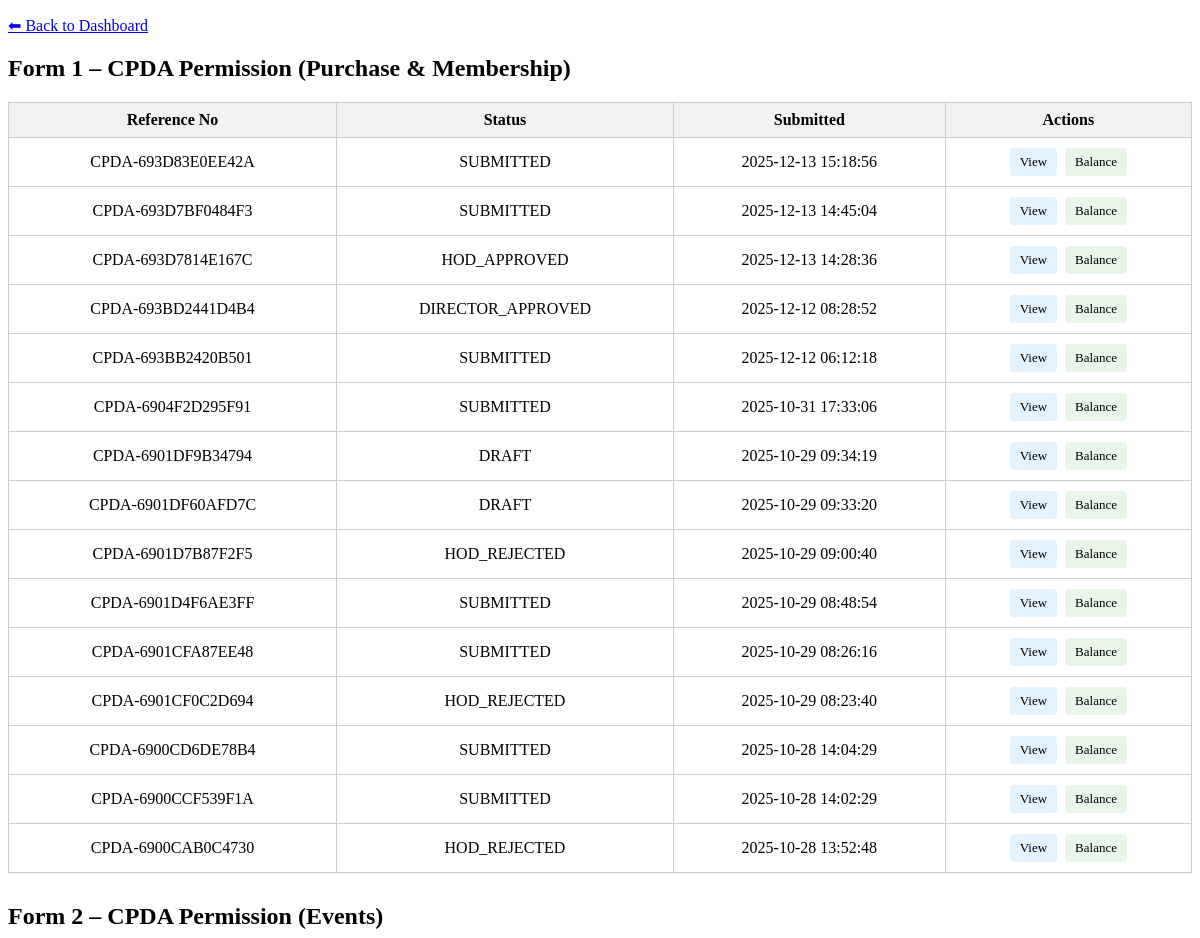
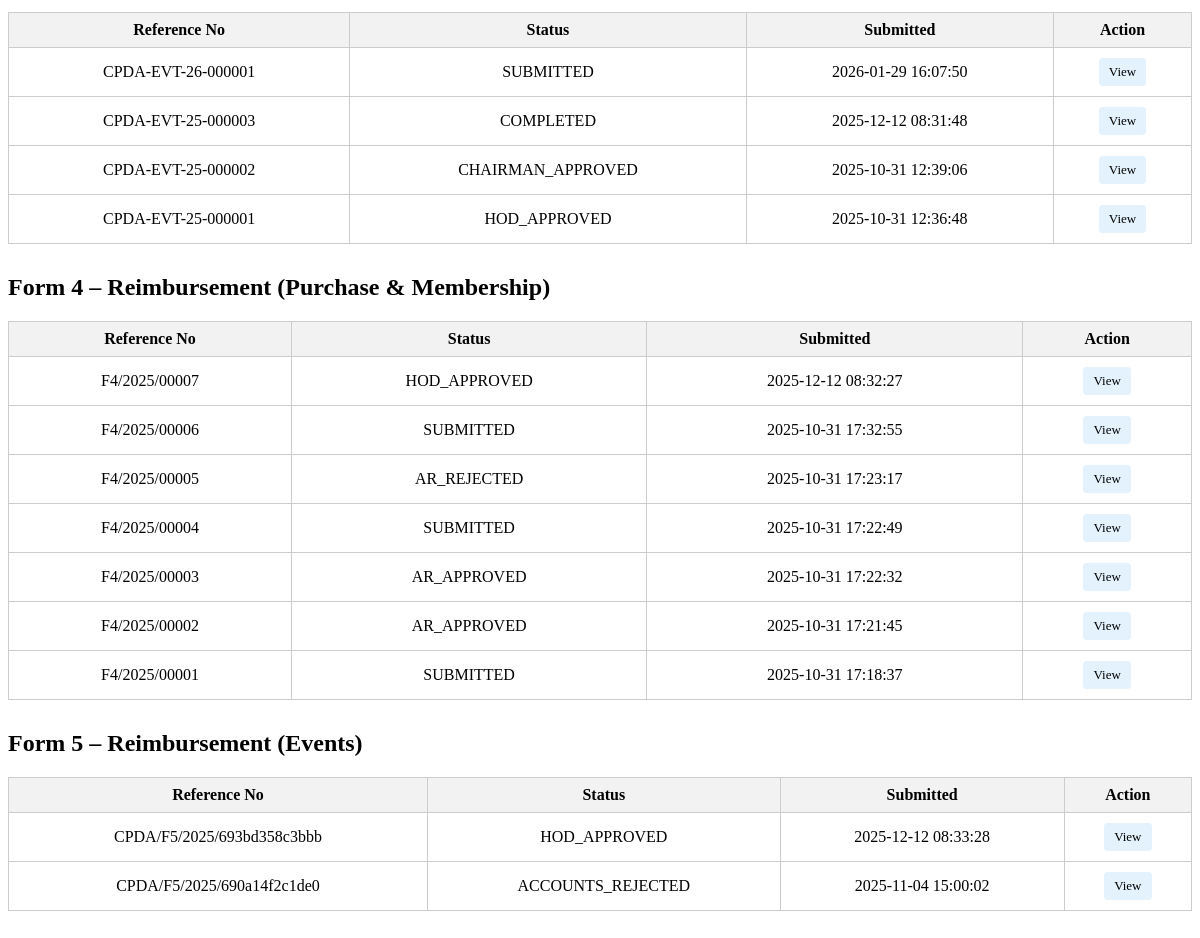
Before: /views/faculty_application_history.php (signed in) with the older database file (2 pictures, top to bottom).
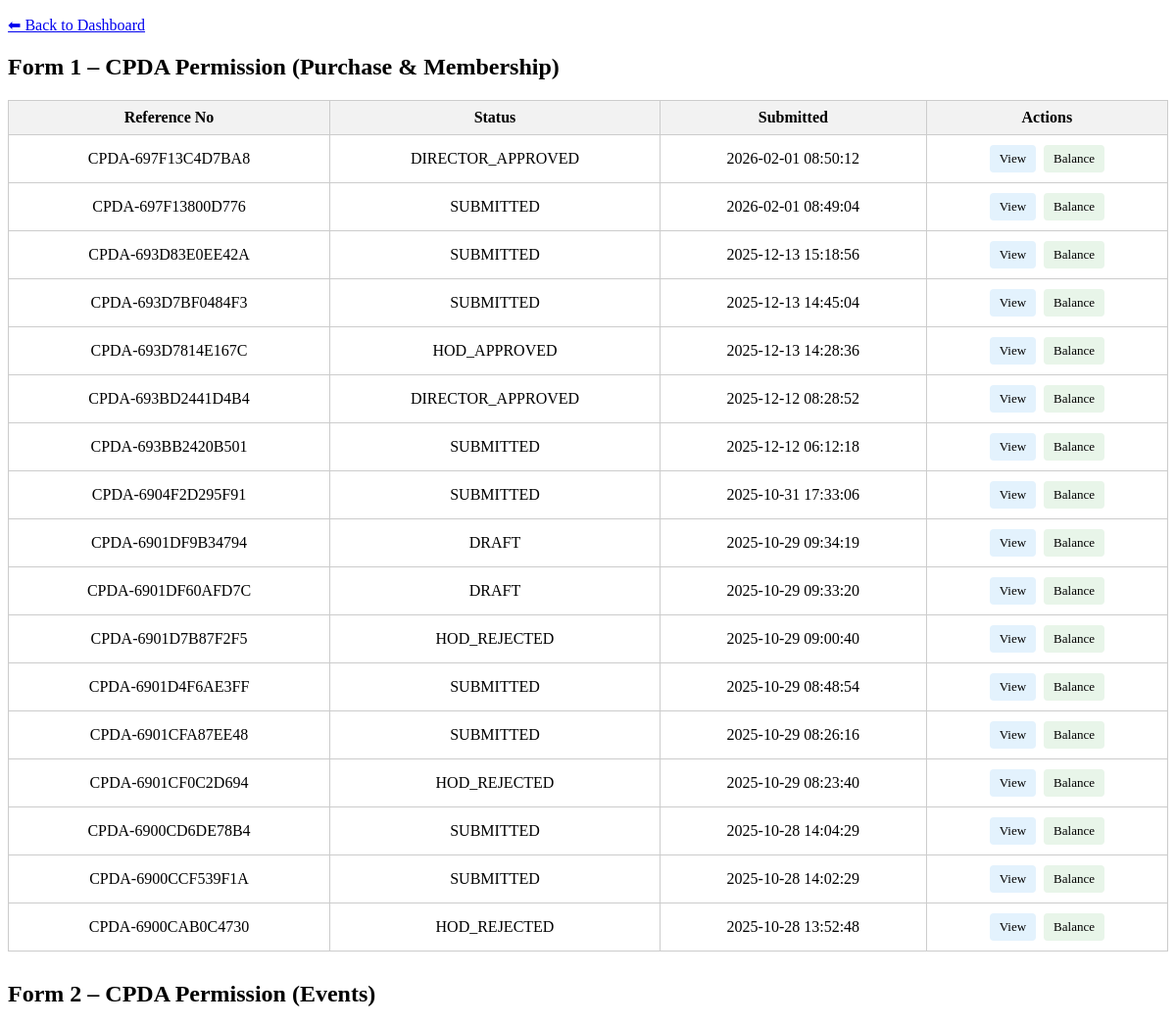
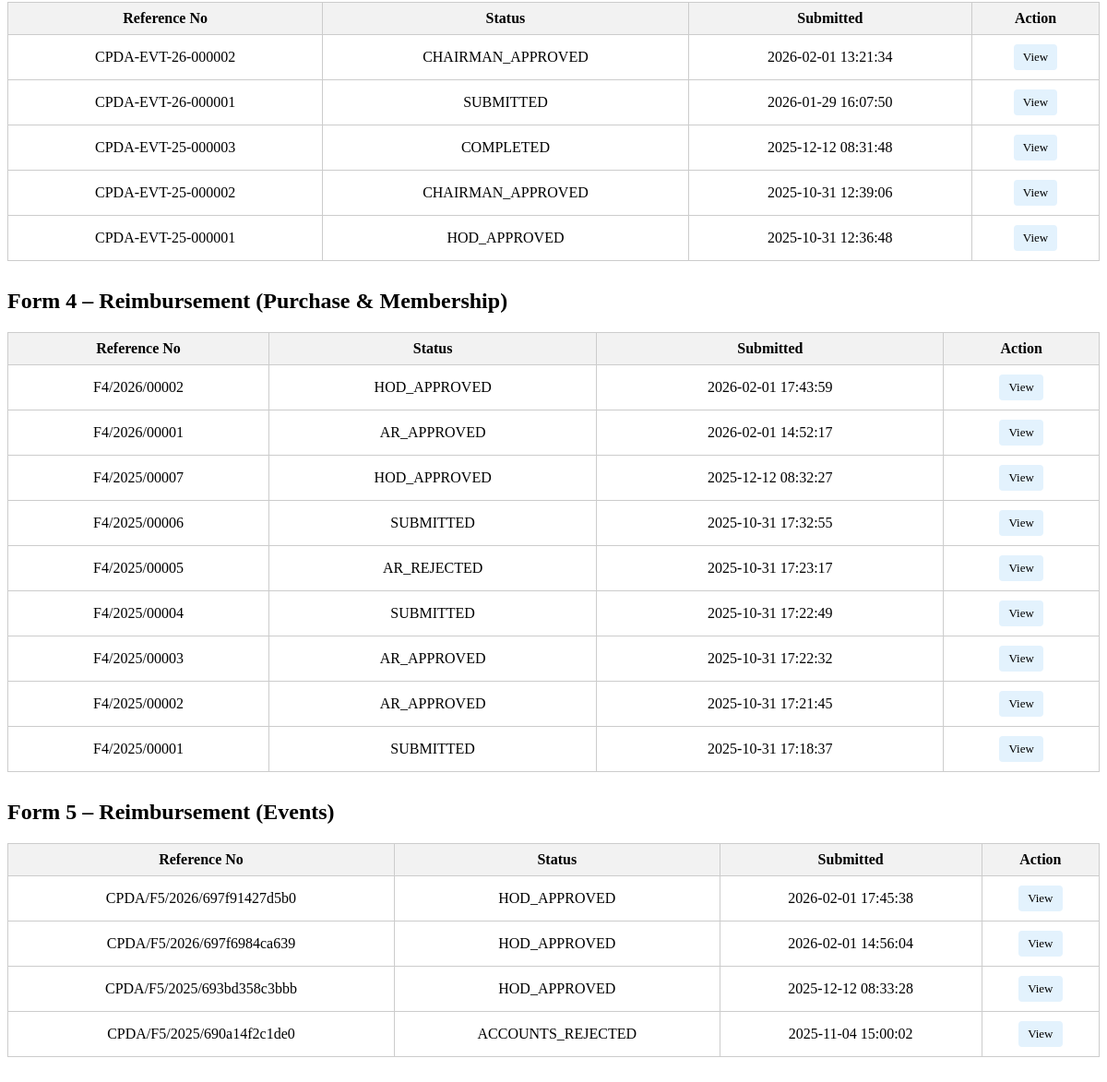
After: the same page with the newer database file (2 pictures, top to bottom).
### tables this page shows
CREATE TABLE `cpda_applications` (
  `application_id` int(11) NOT NULL,
  `ref_number` varchar(100) DEFAULT NULL,
  `dated` date DEFAULT NULL,
  `employee_code` varchar(50) NOT NULL,
  `faculty_name` varchar(200) NOT NULL,
  `email` varchar(100) DEFAULT NULL,
  `mobile_number` varchar(15) DEFAULT NULL,
  `designation` varchar(100) DEFAULT NULL,
  `department` varchar(100) DEFAULT NULL,
  `pay_level` varchar(50) DEFAULT NULL,
  `date_of_joining` date DEFAULT NULL,
  `purpose_of_purchase` text DEFAULT NULL,
  `technical_specification` text DEFAULT NULL,
  `source_of_information` text DEFAULT NULL,
  `remarks` text DEFAULT NULL,
  `applicant_signature_date` datetime DEFAULT NULL,
  `status` enum('DRAFT','SUBMITTED','HOD_APPROVED','HOD_REJECTED','ACCOUNTS_APPROVED','ACCOUNTS_REJECTED','DFW_APPROVED','DFW_REJECTED','DIRECTOR_APPROVED','DIRECTOR_REJECTED','COMPLETED') DEFAULT 'DRAFT',
  `pda_block_start_year` int(11) DEFAULT NULL,
  `pda_block_end_year` int(11) DEFAULT NULL,
  `created_at` timestamp NOT NULL DEFAULT current_timestamp(),
  `updated_at` timestamp NOT NULL DEFAULT current_timestamp() ON UPDATE current_timestamp(),
  `current_stage` enum('HOD_REVIEW','DA_REVIEW','ASS_REVIEW','DFW_REVIEW','DIRECTOR_REVIEW','COMPLETED') DEFAULT NULL
);

CREATE TABLE `cpda_event_applications` (
  `application_id` int(11) NOT NULL,
  `ref_number` varchar(50) NOT NULL,
  `employee_code` int(11) NOT NULL,
  `faculty_name` varchar(255) NOT NULL,
  `designation_hag` tinyint(1) DEFAULT 0,
  `designation_professor` tinyint(1) DEFAULT 0,
  `designation_associate_professor` tinyint(1) DEFAULT 0,
  `designation_assistant_professor` tinyint(1) DEFAULT 0,
  `pay_level` varchar(20) NOT NULL,
  `department` varchar(255) NOT NULL,
  `location` enum('national','international') NOT NULL DEFAULT 'national',
  `date_of_joining` date NOT NULL,
  `nature_of_event` varchar(255) NOT NULL,
  `title_of_event` text NOT NULL,
  `period_of_event` varchar(255) NOT NULL,
  `working_days_involved` int(11) NOT NULL,
  `venue_of_event` text NOT NULL,
  `paper_title` text DEFAULT NULL,
  `paper_authors` text DEFAULT NULL,
  `no_objection_details` text DEFAULT NULL,
  `abstract_attachment` varchar(255) DEFAULT NULL,
  `expense_registration_fee` decimal(10,2) DEFAULT 0.00,
  `expense_visa_fee` decimal(10,2) DEFAULT 0.00,
  `expense_insurance_fee` decimal(10,2) DEFAULT 0.00,
  `expense_air_fare` decimal(10,2) DEFAULT 0.00,
  `expense_local_travel` decimal(10,2) DEFAULT 0.00,
  `expense_da_per_diem` decimal(10,2) DEFAULT 0.00,
  `expense_boarding_lodging` decimal(10,2) DEFAULT 0.00,
  `expense_other_details` text DEFAULT NULL,
  `expense_other_amount` decimal(10,2) DEFAULT 0.00,
  `expense_total` decimal(10,2) DEFAULT 0.00,
  `event_during_holidays` enum('YES','NO') NOT NULL,
  `institute_arrangement_attachment` varchar(255) DEFAULT NULL,
  `attended_abroad_current_block` enum('YES','NO') NOT NULL,
  `previous_event_name` text DEFAULT NULL,
  `previous_event_dates` varchar(255) DEFAULT NULL,
  `previous_event_venues` text DEFAULT NULL,
  `application_status` enum('DRAFT','SUBMITTED','HOD_APPROVED','HOD_REJECTED','ACCOUNTS_APPROVED','ACCOUNTS_REJECTED','DFW_APPROVED','DFW_REJECTED','DIRECTOR_APPROVED','DIRECTOR_REJECTED','COMPLETED','CHAIRMAN_APPROVED','CHAIRMAN_REJECTED') DEFAULT 'DRAFT',
  `submission_date` datetime DEFAULT NULL,
  `last_updated` datetime DEFAULT current_timestamp() ON UPDATE current_timestamp(),
  `sanctioned_amount` decimal(10,2) DEFAULT NULL,
  `disbursement_status` enum('PENDING','PARTIAL','COMPLETED') DEFAULT 'PENDING',
  `disbursed_amount` decimal(10,2) DEFAULT 0.00,
  `disbursement_date` datetime DEFAULT NULL,
  `created_at` timestamp NOT NULL DEFAULT current_timestamp(),
  `updated_at` timestamp NOT NULL DEFAULT current_timestamp() ON UPDATE current_timestamp(),
  `current_stage` enum('HOD_REVIEW','DA_REVIEW','ASS_REVIEW','DFW_REVIEW','DIRECTOR_REVIEW','CHAIRMAN_REVIEW','COMPLETED') DEFAULT NULL
);

CREATE TABLE `f4_reimbursement_applications` (
  `application_id` int(11) NOT NULL,
  `ref_number` varchar(50) NOT NULL,
  `employee_code` int(11) NOT NULL,
  `faculty_name` varchar(255) NOT NULL,
  `designation_hag` tinyint(1) DEFAULT 0,
  `designation_professor` tinyint(1) DEFAULT 0,
  `designation_associate_professor` tinyint(1) DEFAULT 0,
  `designation_assistant_professor` tinyint(1) DEFAULT 0,
  `pay_level` varchar(20) NOT NULL,
  `department` varchar(255) NOT NULL,
  `total_amount` decimal(10,2) DEFAULT 0.00,
  `expense_books` decimal(10,2) DEFAULT 0.00,
  `expense_stationary` decimal(10,2) DEFAULT 0.00,
  `expense_patent` decimal(10,2) DEFAULT 0.00,
  `expense_computer_consumables` decimal(10,2) DEFAULT 0.00,
  `expense_consumables` decimal(10,2) DEFAULT 0.00,
  `expense_synthesis_analysis` decimal(10,2) DEFAULT 0.00,
  `remarks` text DEFAULT NULL,
  `application_status` enum('DRAFT','SUBMITTED','UNDER_REVIEW','HOD_APPROVED','HOD_REJECTED','AR_APPROVED','AR_REJECTED') DEFAULT 'DRAFT',
  `submission_date` datetime DEFAULT NULL,
  `last_updated` datetime DEFAULT current_timestamp() ON UPDATE current_timestamp(),
  `hod_approval_status` enum('PENDING','APPROVED','REJECTED') DEFAULT 'PENDING',
  `hod_approval_date` datetime DEFAULT NULL,
  `hod_remarks` text DEFAULT NULL,
  `hod_approved_by` varchar(50) DEFAULT NULL,
  `ar_approval_status` enum('PENDING','APPROVED','REJECTED') DEFAULT 'PENDING',
  `ar_approval_date` datetime DEFAULT NULL,
  `ar_remarks` text DEFAULT NULL,
  `ar_approved_by` varchar(50) DEFAULT NULL,
  `sanctioned_amount` decimal(10,2) DEFAULT NULL,
  `disbursement_status` enum('PENDING','PARTIAL','COMPLETED') DEFAULT 'PENDING',
  `disbursed_amount` decimal(10,2) DEFAULT 0.00,
  `disbursement_date` datetime DEFAULT NULL,
  `created_at` timestamp NOT NULL DEFAULT current_timestamp(),
  `updated_at` timestamp NOT NULL DEFAULT current_timestamp() ON UPDATE current_timestamp()
);

CREATE TABLE `f5_conference_reimbursements` (
  `application_id` int(11) NOT NULL,
  `ref_number` varchar(100) DEFAULT NULL,
  `employee_code` int(11) NOT NULL,
  `faculty_name` varchar(200) NOT NULL,
  `designation` varchar(100) NOT NULL,
  `pay_level` varchar(10) NOT NULL,
  `department` varchar(200) NOT NULL,
  `activity_nature` enum('International Conference','National Conference','Workshop','Short Term Course','Seminar','Symposium') NOT NULL,
  `activity_name` varchar(500) NOT NULL,
  `activity_start_date` date NOT NULL,
  `activity_end_date` date NOT NULL,
  `activity_venue` varchar(300) NOT NULL,
  `location_type` enum('India','Abroad') NOT NULL,
  `expense_registration` decimal(10,2) DEFAULT 0.00,
  `expense_visa` decimal(10,2) DEFAULT 0.00,
  `expense_insurance` decimal(10,2) DEFAULT 0.00,
  `expense_air_fare` decimal(10,2) DEFAULT 0.00,
  `expense_local_travel` decimal(10,2) DEFAULT 0.00,
  `expense_da_per_diem` decimal(10,2) DEFAULT 0.00,
  `expense_boarding_lodging` decimal(10,2) DEFAULT 0.00,
  `expense_other` decimal(10,2) DEFAULT 0.00,
  `expense_other_description` text DEFAULT NULL,
  `total_amount` decimal(10,2) NOT NULL,
  `remarks` text DEFAULT NULL,
  `status` enum('PENDING','HOD_APPROVED','HOD_REJECTED','ACCOUNTS_APPROVED','ACCOUNTS_REJECTED','COMPLETED') DEFAULT 'PENDING',
  `hod_status` enum('PENDING','APPROVED','REJECTED') DEFAULT 'PENDING',
  `hod_approved_by` varchar(50) DEFAULT NULL,
  `hod_approved_at` datetime DEFAULT NULL,
  `hod_comments` text DEFAULT NULL,
  `accounts_status` enum('PENDING','APPROVED','REJECTED') DEFAULT 'PENDING',
  `accounts_approved_by` varchar(50) DEFAULT NULL,
  `accounts_approved_at` datetime DEFAULT NULL,
  `accounts_comments` text DEFAULT NULL,
  `created_at` timestamp NOT NULL DEFAULT current_timestamp(),
  `updated_at` timestamp NOT NULL DEFAULT current_timestamp() ON UPDATE current_timestamp()
);

### views/faculty_application_history.php (the view, shortened to what this page needs)
<?php
include_once '../config/db.php';
$employee_code = $_SESSION['employee_code'];
$stmt = $conn->prepare("
    SELECT ref_number, application_id, status, current_stage, created_at
    FROM cpda_applications
    WHERE employee_code = ?
    ORDER BY created_at DESC
");
$stmt->bind_param("s", $employee_code);
$stmt->execute();
$applications = $stmt->get_result()->fetch_all(MYSQLI_ASSOC);
$stmt2 = $conn->prepare("
    SELECT ref_number, application_id, application_status, created_at
    FROM cpda_event_applications
    WHERE employee_code = ?
    ORDER BY created_at DESC
");
$stmt2->bind_param("s", $employee_code);
$stmt2->execute();
$applications2 = $stmt2->get_result()->fetch_all(MYSQLI_ASSOC);
$stmt3 = $conn->prepare("
    SELECT ref_number, application_id, application_status, created_at
    FROM f4_reimbursement_applications
    WHERE employee_code = ?
    ORDER BY created_at DESC
");
$stmt3->bind_param("s", $employee_code);
$stmt3->execute();
$applications3 = $stmt3->get_result()->fetch_all(MYSQLI_ASSOC);
$stmt4 = $conn->prepare("
    SELECT ref_number, application_id, status, created_at
    FROM f5_conference_reimbursements
    WHERE employee_code = ?
    ORDER BY created_at DESC
");
$stmt4->bind_param("s", $employee_code);
$stmt4->execute();
$applications4 = $stmt4->get_result()->fetch_all(MYSQLI_ASSOC);
?>
<!DOCTYPE html>
<html>
<head>
</head>
<body>
<p><a href="faculty_dashboard.php">⬅ Back to Dashboard</a></p>
<h2>Form 1 – CPDA Permission (Purchase & Membership)</h2>
<table>
    <thead>
        <tr>
            <th>Reference No</th>
            <th>Status</th>
            <th>Submitted</th>
            <th>Actions</th>
        </tr>
    </thead>
    <tbody>
        <?php if (empty($applications)): ?>
            <tr><td colspan="5">No applications found.</td></tr>
        <?php else: foreach ($applications as $app): ?>
            <tr>
                <td><?= htmlspecialchars($app['ref_number']) ?></td>
                <td><?= htmlspecialchars($app['status']) ?></td>
                <td><?= htmlspecialchars($app['created_at']) ?></td>
                <td>
                    <a class="btn btn-view"
                       href="faculty_view_application_flow.php?ref_number=<?= urlencode($app['ref_number']) ?>">
                       View
                    </a>
                    <a class="btn btn-balance"
                       href="balance_view.php?form_type=F1&form_id=<?= (int)$app['application_id'] ?>">
                       Balance
                    </a>
                </td>
            </tr>
        <?php endforeach; endif; ?>
    </tbody>
</table>
<h2>Form 2 – CPDA Permission (Events)</h2>
<table>
    <thead>
        <tr>
            <th>Reference No</th>
            <th>Status</th>
            <th>Submitted</th>
            <th>Action</th>
        </tr>
    </thead>
    <tbody>
        <?php if (empty($applications2)): ?>
            <tr><td colspan="4">No applications found.</td></tr>
        <?php else: foreach ($applications2 as $app): ?>
            <tr>
                <td><?= htmlspecialchars($app['ref_number']) ?></td>
                <td><?= htmlspecialchars($app['application_status']) ?></td>
                <td><?= htmlspecialchars($app['created_at']) ?></td>
                <td>
                    <a class="btn btn-view"
                       href="faculty_view_application_flow.php?ref_number=<?= urlencode($app['ref_number']) ?>">
                       View
                    </a>
                </td>
            </tr>
        <?php endforeach; endif; ?>
    </tbody>
</table>
<h2>Form 4 – Reimbursement (Purchase & Membership)</h2>
<table>
    <thead>
        <tr>
            <th>Reference No</th>
            <th>Status</th>
            <th>Submitted</th>
            <th>Action</th>
        </tr>
    </thead>
    <tbody>
        <?php if (empty($applications3)): ?>
            <tr><td colspan="4">No applications found.</td></tr>
        <?php else: foreach ($applications3 as $app): ?>
            <tr>
                <td><?= htmlspecialchars($app['ref_number']) ?></td>
                <td><?= htmlspecialchars($app['application_status']) ?></td>
                <td><?= htmlspecialchars($app['created_at']) ?></td>
                <td>
                    <a class="btn btn-view"
                       href="faculty_view_application_flow.php?ref_number=<?= urlencode($app['ref_number']) ?>">
                       View
                    </a>
                </td>
            </tr>
        <?php endforeach; endif; ?>
    </tbody>
</table>
<h2>Form 5 – Reimbursement (Events)</h2>
<table>
    <thead>
        <tr>
            <th>Reference No</th>
            <th>Status</th>
            <th>Submitted</th>
            <th>Action</th>
        </tr>
    </thead>
    <tbody>
        <?php if (empty($applications4)): ?>
            <tr><td colspan="4">No applications found.</td></tr>
        <?php else: foreach ($applications4 as $app): ?>
            <tr>
                <td><?= htmlspecialchars($app['ref_number']) ?></td>
                <td><?= htmlspecialchars($app['status']) ?></td>
                <td><?= htmlspecialchars($app['created_at']) ?></td>
                <td>
                    <a class="btn btn-view"
                       href="faculty_view_application_flow.php?ref_number=<?= urlencode($app['ref_number']) ?>">
                       View
                    </a>
                </td>
            </tr>
        <?php endforeach; endif; ?>
    </tbody>
</table>
</body>
</html>

### views/faculty_application_history.php (style rules this page uses)
table { border-collapse: collapse; width: 100%; margin-bottom: 30px; }
th, td { border: 1px solid #ccc; padding: 8px; text-align: center; }
th { background-color: #f2f2f2; }
a.btn { padding: 6px 10px; border-radius: 4px; text-decoration: none; font-size: 13px; margin: 2px; display: inline-block; }
.btn-view { background: #e3f2fd; color: #000; }
.btn-balance { background: #e8f5e9; color: #000; }

Changed rows visible on the page:
added cpda_applications: ref_number "CPDA-697F13C4D7BA8", status "DIRECTOR_APPROVED", created_at "2026-02-01 08:50:12"
added cpda_applications: ref_number "CPDA-697F13800D776", status "SUBMITTED", created_at "2026-02-01 08:49:04"
added cpda_event_applications: ref_number "CPDA-EVT-26-000002", application_status "CHAIRMAN_APPROVED", created_at "2026-02-01 13:21:34"
added f4_reimbursement_applications: ref_number "F4/2026/00002", application_status "HOD_APPROVED", created_at "2026-02-01 17:43:59"
added f4_reimbursement_applications: ref_number "F4/2026/00001", application_status "AR_APPROVED", created_at "2026-02-01 14:52:17"
added f5_conference_reimbursements: ref_number "CPDA/F5/2026/697f91427d5b0", status "HOD_APPROVED", created_at "2026-02-01 17:45:38"
added f5_conference_reimbursements: ref_number "CPDA/F5/2026/697f6984ca639", status "HOD_APPROVED", created_at "2026-02-01 14:56:04"
